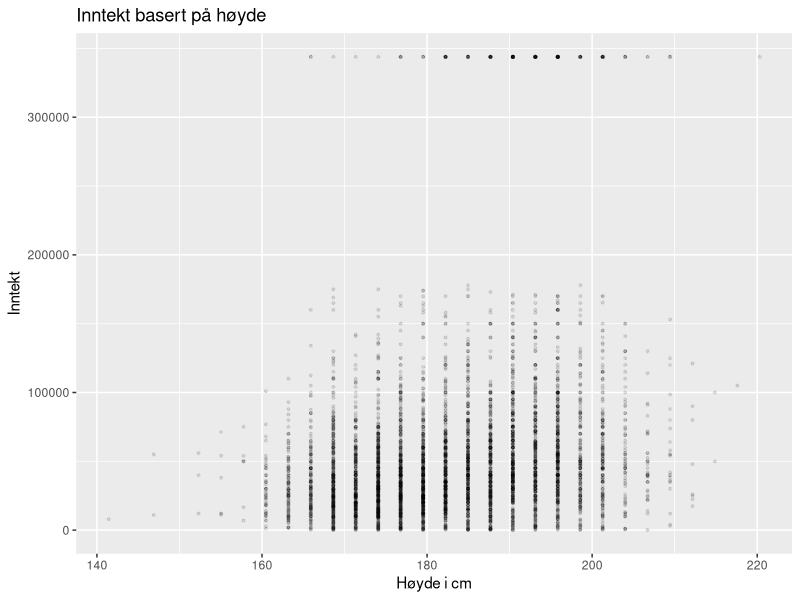
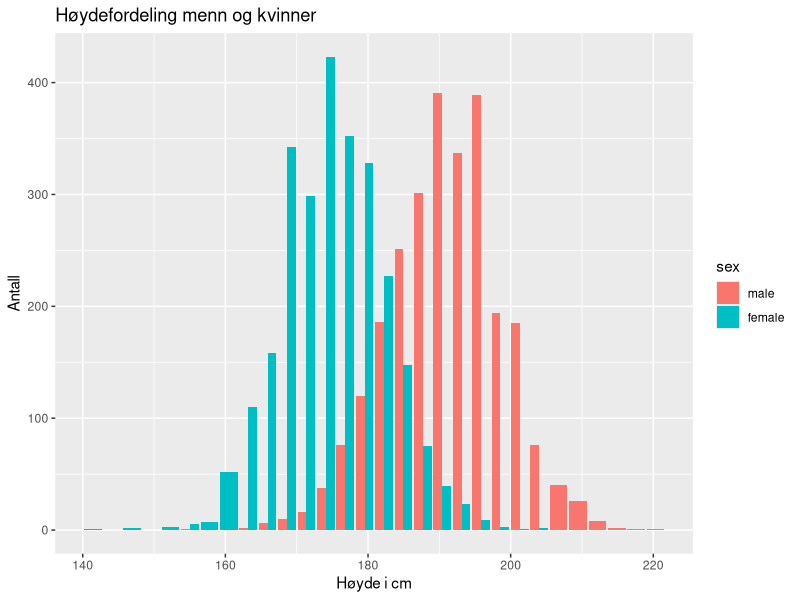
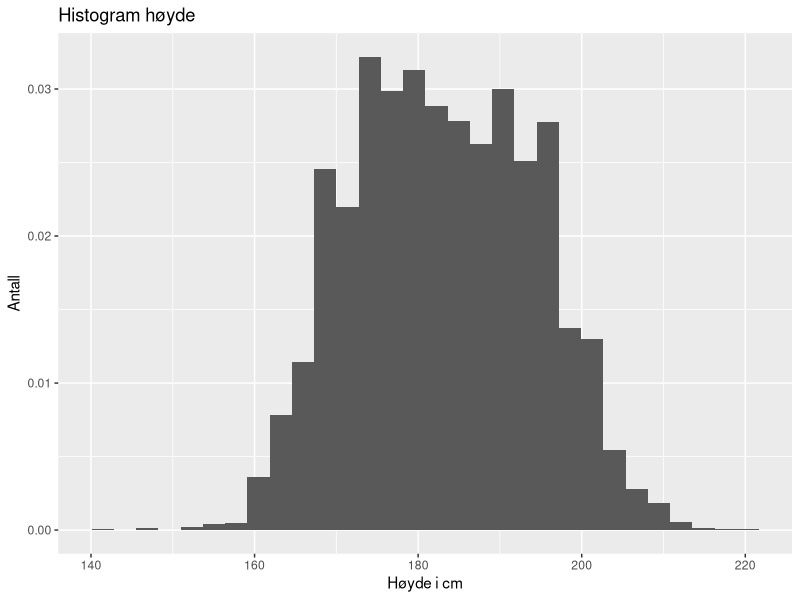
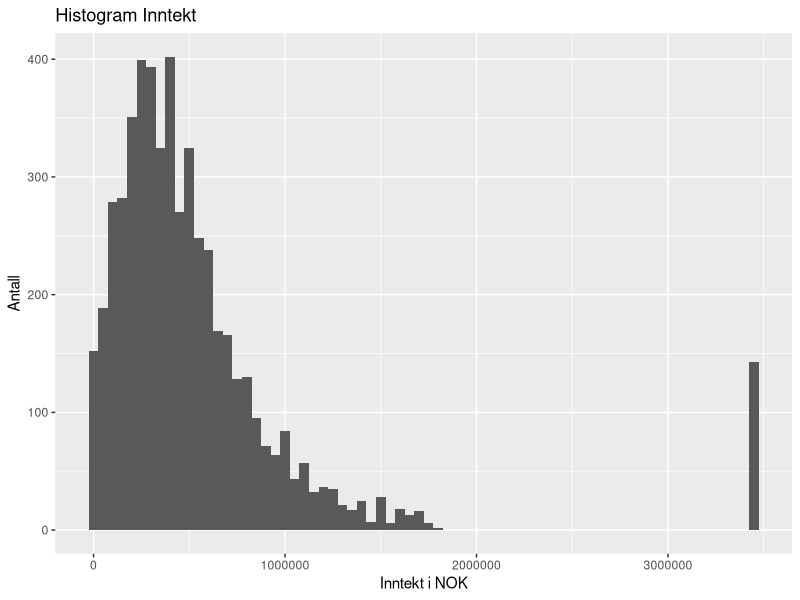
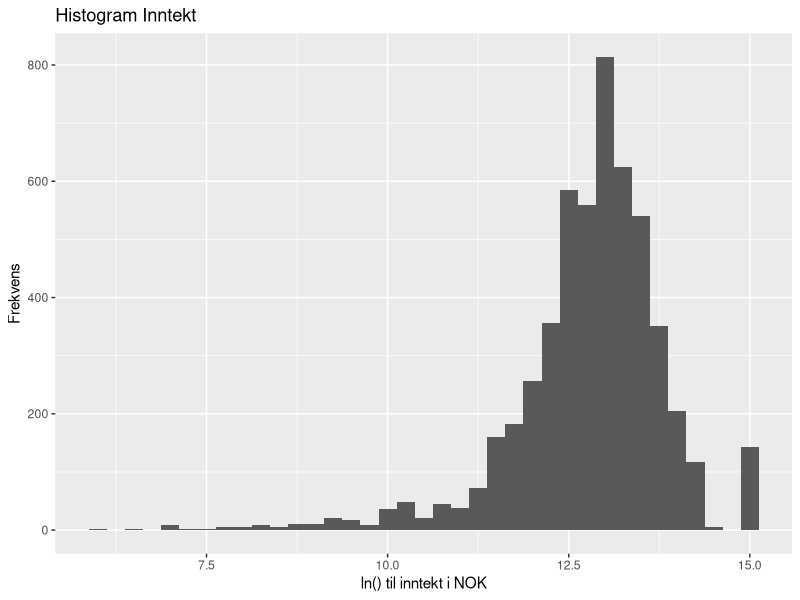
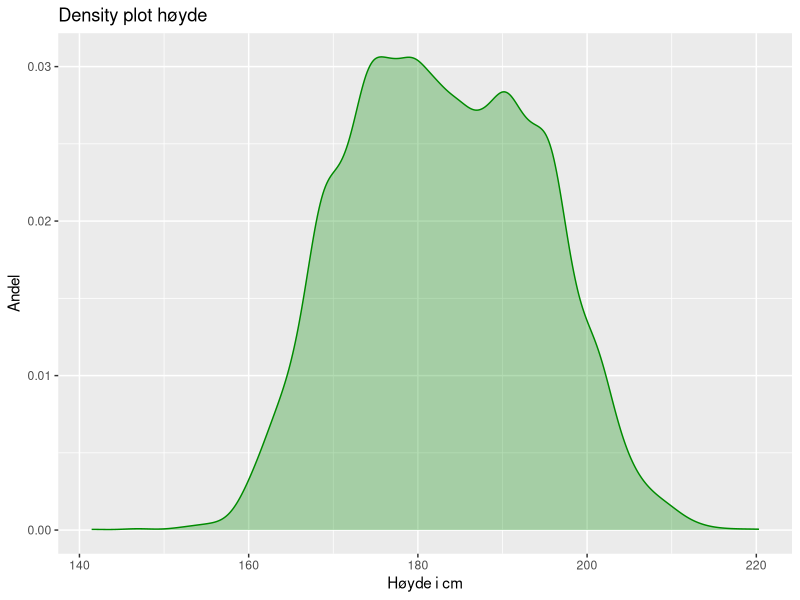
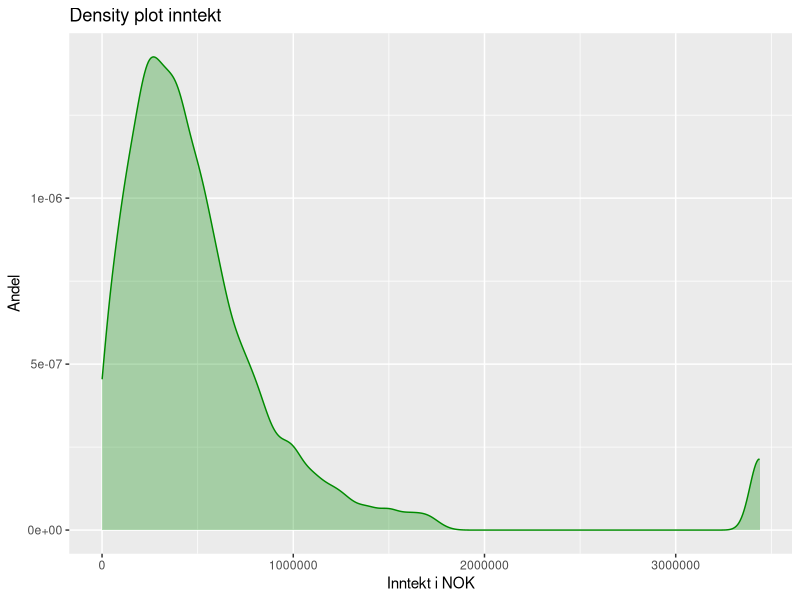
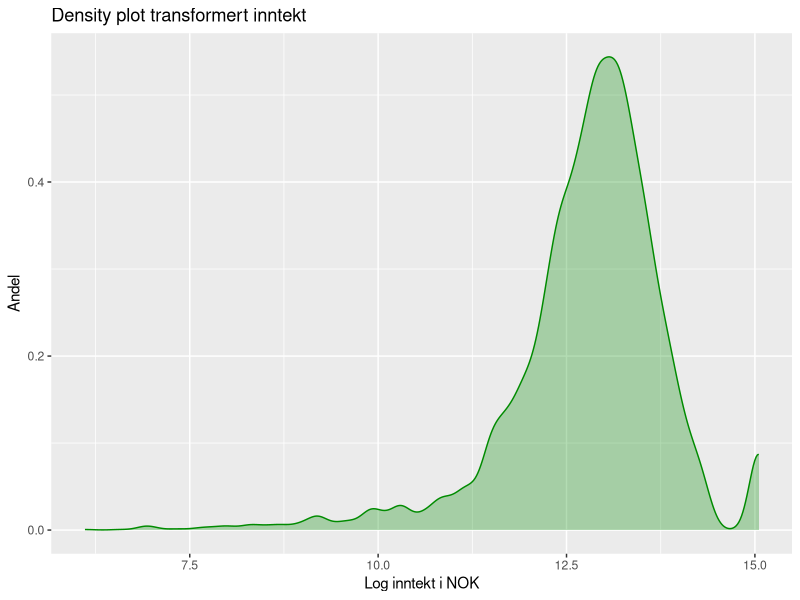

Recreate these plots in R, in order.
## ---- chunk 1
# all calls to library() should be here. Easy to see what
# libraries must be installed to run the document. 
# Code-chunk called setup is run before any code-chunk 
# is run
library(modelr)
library(tidyverse)
library(knitr)
#install.packages("ggplot2")
library("ggplot2")
# noen er veldig lite glad i science notation ;-)
#options(scipen = 999)
# jeg vil forslå 
options(scipen = 2)
# så fåen science notation for veldig små og veldig store tall
# install.packages("ggpubr")
library(ggpubr)
## ---- chunk 2
heightsPosInc <- modelr::heights
#attach(x)
# Bruk pipes og tidyverse
# heights_pos_inc hadde kanskje vært mer 
# i takt med tidyverse (snake_case for objekter)
heightsPosInc <- heightsPosInc %>% 
  filter(income > 0) %>% 
  mutate(
    income_NOK = income * 10,
    height_cm = height * 2.72
  )
## ---- chunk 3
# rewritten in the tidyverse way
heightsPosInc %>% 
  select(age, education, income_NOK, height_cm) %>% 
  summary() %>%
  kable()
## ---- chunk 4
# bruke pipes og tidyverse. 
# Gir det noen informasjon å la punktene være mørkegrønne?
# Foreslår å redusere size på punktene og også alpha for
# å bedre se hvor det er mange observasjoner
heightsPosInc %>% 
ggplot(mapping = aes(x = height_cm, y = income)) +
  geom_point(size = 0.7, alpha = 0.1) +
  xlab("Høyde i cm") + 
  ylab("Inntekt") + 
  ggtitle("Inntekt basert på høyde")
## ---- chunk 5
# Dette er en god figur med mye informasjonsverdi
heightsPosInc %>% 
  ggplot() + 
  geom_bar(mapping = aes(x = height_cm, fill = sex ), 
           position = "dodge") + 
  xlab("Høyde i cm") + 
  ylab("Antall") + 
  ggtitle("Høydefordeling menn og kvinner")
## ---- chunk 6
# skrevte om til pipes og tidyverse
# Vil anbefale å bruke default colour så lenge
# farge ikke har noen informasjonsverdi
# Har gjort om til frekvens. Ta bort ", y = ..density.."
# hvis dere heller vil ha antall
heightsPosInc %>% 
  ggplot(mapping = aes(x = height_cm, y = ..density..)) +
  geom_histogram(binwidth = 2.72) + 
  ggtitle("Histogram høyde") + 
  xlab("Høyde i cm") +
  ylab("Antall")
## ---- chunk 7
# skrevte om til pipes og tidyverse
# Vil anbefale å bruke default colour så lenge
# farge ikke har noen informasjonsverdi
heightsPosInc %>% 
  ggplot(mapping = aes(x = income_NOK)) +
  geom_histogram(binwidth = 50000) +
  ggtitle("Histogram Inntekt") +
  xlab("Inntekt i NOK") +
  ylab("Antall")
## ---- chunk 8
# Hvis en tror at en trenger den log-transformerte
# variabelen senere kan en legge den til dataframen,
# ellers er R istand til å gjøre transformasjonene
# "on the fly". Det siste reduserer "clutter"
heightsPosInc %>% 
  ggplot(mapping = aes(x = log(income_NOK))) +
  geom_histogram(binwidth = 0.25) +
  ggtitle("Histogram Inntekt") +
  xlab("ln() til inntekt i NOK") +
  ylab("Frekvens")
## ---- chunk 9
# skrevet om til tidyverse og pipes
# jeg liker godt gjennomsiktighet på fill, men
# en smakssak. Har en flere densities i samme figur
# er gjennomsiktighet en fordel
heightsPosInc %>% 
  ggplot(mapping = aes(x = height_cm)) +
  geom_density(alpha = 0.3, colour = "green4", fill = "green4") +
  ggtitle("Density plot høyde") +
  xlab("Høyde i cm") + 
  ylab("Andel")
## ---- chunk 10
# skrevet om til tidyverse og pipes
# jeg liker godt gjennomsiktighet på fill, men
# en smakssak. Har en flere densities i samme figur
# er gjennomsiktighet en fordel
heightsPosInc %>% 
  ggplot(mapping = aes(x = income_NOK)) +
  geom_density(alpha = 0.3, colour = "green4", fill = "green4") +
  ggtitle("Density plot inntekt") +
  xlab("Inntekt i NOK") + 
  ylab("Andel")
## ---- chunk 11
heightsPosInc %>% 
  ggplot(mapping = aes(x = log(income_NOK))) +
  geom_density(alpha = 0.3, colour = "green4", fill = "green4") +
  ggtitle("Density plot transformert inntekt") +
  xlab("Log inntekt i NOK") + 
  ylab("Andel")
## ---- chunk 12
heights_under1000000 <- subset(heightsPosInc, income_NOK < 1000000)

heights_under1000000$cmInt <- cut(heights_under1000000$height_cm, breaks = 7)
ggplot(heights_under1000000, mapping =aes(x = cmInt, y = income, fill= cmInt))+
geom_boxplot(col = "darkseagreen4")
## ---- chunk 13
# omskrevet til pipes. Igjen ved å redusere size og
# alpha ser en lettere hvor det er flest observasjoner
heightsPosInc %>% 
ggplot(mapping = aes(x = height_cm, y = income_NOK)) + 
  geom_point(position = "jitter",
             colour = "darkseagreen4",
             size = .5,
             alpha = .2) +
  geom_smooth(method = "lm") +
  geom_smooth(method = MASS::rlm, 
              colour = "firebrick3", 
              se = TRUE) +
  xlab("Høyde i cm") + 
  ylab("Inntekt i NOK") + 
  ggtitle("Inntekt basert på høyde")
## ---- chunk 14
# Igjen, jeg ville gått for en pipe. Jiiter , size og 
# alpha er kanskje overkill på punktene, men jeg sysnes 
# det får frem hvor observasjonene er. Tar legend under
# siden vi siden skal ha to ved siden av hverandre
plot1 <- heightsPosInc %>% 
  ggplot(mapping = aes(x = height_cm, 
                       y = income_NOK, 
                       colour = sex)) +
  geom_point(position = "jitter", size = .5, alpha = .2) +
  geom_smooth(method = "lm", se = TRUE) +
  xlab("Høyde i cm") + 
  ylab("Inntekt i NOK") +
  theme(legend.position = "bottom")
plot1
## ---- chunk 15
# endret mass til MASS som pakken heter hos meg
plot2 <- heightsPosInc %>% 
  ggplot(mapping = aes(x = height_cm, 
                       y = income_NOK, 
                       colour = sex)) +
  geom_point(position = "jitter", size = .5, alpha = .2) +
  geom_smooth(method = MASS::rlm, se = TRUE) +
  xlab("Høyde i cm") + 
  ylab("Inntekt i NOK") +
  theme(legend.position = "bottom")
plot2
## ---- chunk 16
# flyttet library() til setup på toppen
ggarrange(plot1, plot2, ncol = 2, nrow = 1, labels = c("Med ekstrempunkt", "Uten ekstrempunkt"), vjust = 3, hjust = -0.48)
## ---- chunk 17
# Igjen, jeg synes bruk av size og alpha gir et bedre 
# bilde av hvor observasjonene ligger
ggplot(heightsPosInc, mapping = aes(x = height_cm, 
                                    y = income_NOK, 
                                    colour = education)) + 
  geom_point(size = 0.7, alpha = 0.1) +
  geom_smooth(method = MASS::rlm) +
  facet_grid(~ sex) + 
  ylab("Inntekt i NOK") + 
  xlab("Høyde i cm") + 
  ggtitle("Inntekt basert på kjønn og høyde ")
## ---- chunk 18
ggplot(heightsPosInc, mapping = aes(x = height_cm, 
                                    y = income_NOK)) + 
  geom_point(colour = "darkseagreen4",
             size = 0.5,
             alpha = 0.1) +
  geom_smooth(method = MASS::rlm, colour = "brown") +
  facet_grid(~ marital) + 
  xlab("Høyde (140-220cm) og sivilstatus (singel etc.)") + 
  ylab("Inntekt i NOK") + 
  ggtitle("Inntekt basert på sivilstatus og høyde")
## ---- chunk 19
# Er dette nødvendig? class(heightsPosInc$education)
# sier at education er integer
heightsPosInc$educationNum <- as.numeric(heightsPosInc$education)
# vurder tidyverse alternativet fra ggplot2, cut_interval()
# eller cut_width(). Setter breaks ved 
# oppnådd utdannelsesnivå. Jeg prøver å konvertere 
# bort fra cut;-)

heightsPosInc$educationInt <- cut(heightsPosInc$educationNum, breaks = 6)

ggplot(heightsPosInc, mapping = aes(x = height_cm, y = income_NOK)) + 
  geom_point(size = 0.5, alpha = 0.2, colour = "darkseagreen4") +
  geom_smooth(method = MASS::rlm, colour = "brown") +
  facet_grid(~ educationInt) + 
   xlab("Høyde (140-220cm) og utdanningsnivå (0.981 - 20) ") + 
  ylab("Inntekt") + 
  ggtitle("Inntektsfordeling basert på utdanningsnivå og høyde")
## ---- chunk 20
# samme vha tidyverse og pipe
heightsPosInc %>% 
  filter(!is.na(education)) %>% 
  filter(income_NOK < 2000000) %>% 
  mutate(
    eduBinned = cut(education, breaks = c(0, 12, 14, 16, 22), labels = c("hs", "lc", "cu", "cg"), right = TRUE)
  ) %>% 
ggplot(mapping = aes(x = height_cm, y = income_NOK)) + 
  geom_point(size = 0.5, alpha = 0.2, colour = "darkseagreen4") +
  geom_smooth(method = MASS::rlm, colour = "brown") +
  facet_grid(sex ~ eduBinned) + 
   xlab("Høyde (140-220cm) og utdanningsnivå (hs:cg)") + 
  ylab("Inntekt") + 
  ggtitle("Inntektsfordeling basert på kjønn, utdanningsnivå og høyde")
## ---- chunk 21
#summary(lm (income_NOK ~ height_cm, data = heightsPosInc))
# Eller
coef(lm (income_NOK ~ height_cm, data = heightsPosInc))[2]
## ---- chunk 22
# lm() er en av de få funksjonene som ikke har data som
# første input. Vi må derfor angi hvor dtaene fra pipen 
#skal komme inn vha. "."
heightsPosInc %>% 
  lm (formula = income_NOK ~ height_cm + marital + sex + education, data = .) %>% 
  summary()
#summary(lm (NOK ~ cm + marital + sex + education, data = heightsPosInc))
